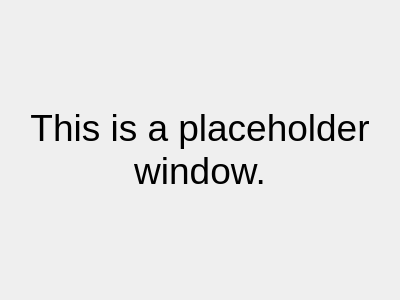
<?xml version="1.0" encoding="UTF-8"?>
<ui version="4.0">
 <class>Placeholder</class>
 <widget class="QDialog" name="Placeholder">
  <property name="geometry">
   <rect>
    <x>0</x>
    <y>0</y>
    <width>400</width>
    <height>300</height>
   </rect>
  </property>
  <property name="sizePolicy">
   <sizepolicy hsizetype="Fixed" vsizetype="Fixed">
    <horstretch>0</horstretch>
    <verstretch>0</verstretch>
   </sizepolicy>
  </property>
  <property name="windowTitle">
   <string>Placeholder</string>
  </property>
  <layout class="QVBoxLayout" name="verticalLayout">
   <item alignment="Qt::AlignHCenter|Qt::AlignVCenter">
    <widget class="QLabel" name="label">
     <property name="font">
      <font>
       <pointsize>28</pointsize>
      </font>
     </property>
     <property name="text">
      <string>This is a placeholder window.</string>
     </property>
     <property name="alignment">
      <set>Qt::AlignCenter</set>
     </property>
     <property name="wordWrap">
      <bool>true</bool>
     </property>
    </widget>
   </item>
  </layout>
 </widget>
 <resources/>
 <connections/>
</ui>
